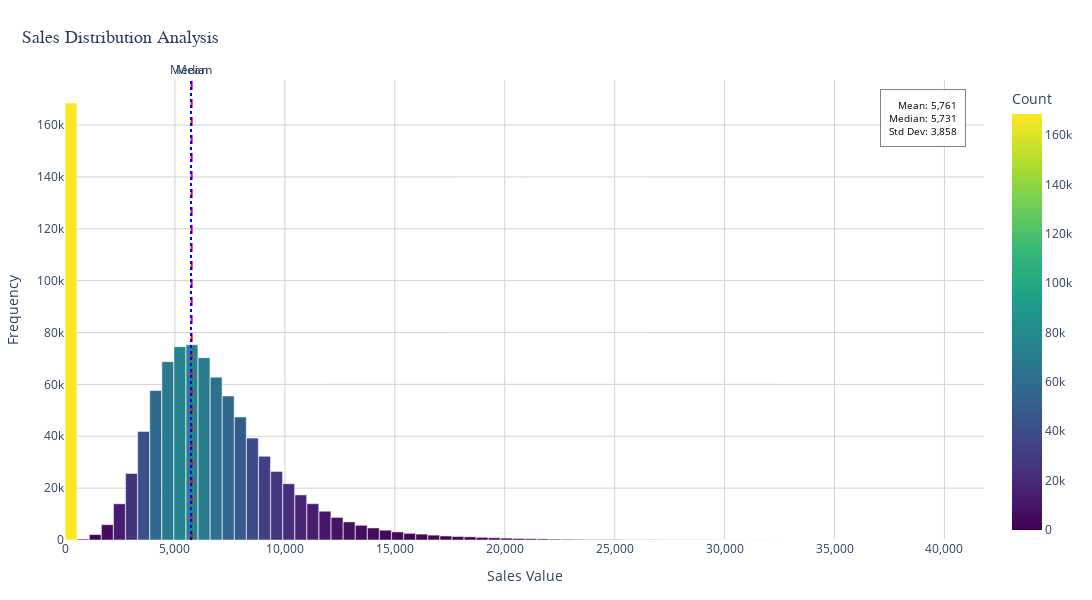

The notebook cell this image was saved under:
### Markdown cell above
### 3.4 Sales Distribution

### Code cell
# Create histogram bins more efficiently
max_sales = df_features['sales'].max()
bin_width = 550
bins = np.arange(0, max_sales + bin_width, bin_width)

# Calculate histogram
counts, bin_edges = np.histogram(df_features['sales'], bins=bins)
bin_centers = 0.5 * (bin_edges[:-1] + bin_edges[1:])

# Create improved bar chart
fig = px.bar(
    x=bin_centers, 
    y=counts,
    labels={
        'x': 'Sales Value', 
        'y': 'Frequency',
        'color': 'Count'
    },
    title='Sales Distribution',
    color=counts,  # Color gradient based on frequency
    color_continuous_scale='viridis'
)

# Enhanced styling
fig.update_layout(
    title={
        'text': 'Sales Distribution Analysis',
        'x': 0.02,
        'xanchor': 'left',
        'y': 0.95,
        'yanchor': 'top',
        'font': {'size': 18, 'family': 'Arial, sans-serif'}
    },
    xaxis_title='Sales Value',
    yaxis_title='Frequency',
    bargap=0.02,  # Minimal gap for histogram effect
    font=dict(size=12),
    plot_bgcolor='white',
    width=1300,
    height=600,
    margin=dict(t=80, b=60, l=60, r=60),
    # FIXED: Proper axis formatting for px.bar figures
    xaxis=dict(
        tickformat=',',  # Add thousands separator
        showgrid=True,
        gridwidth=1,
        gridcolor='lightgray'
    ),
    yaxis=dict(
        showgrid=True,
        gridwidth=1,
        gridcolor='lightgray'
    )
)

# Improve trace styling
fig.update_traces(
    marker_line_width=0.5,
    marker_line_color='white'
)

# Add statistical annotations
mean_sales = df_features['sales'].mean()
median_sales = df_features['sales'].median()
std_sales = df_features['sales'].std()

fig.add_annotation(
    text=f"Mean: {mean_sales:,.0f}<br>Median: {median_sales:,.0f}<br>Std Dev: {std_sales:,.0f}",
    xref="paper", yref="paper",
    x=0.98, y=0.98,
    xanchor="right", yanchor="top",
    showarrow=False,
    font=dict(size=10, color="black"),
    align="right",
    bgcolor="rgba(255,255,255,0.9)",
    bordercolor="gray",
    borderwidth=1,
    borderpad=8
)

# Add vertical lines for mean and median
fig.add_vline(
    x=mean_sales, 
    line_dash="dash", 
    line_color="red",
    annotation_text="Mean",
    annotation_position="top"
)

fig.add_vline(
    x=median_sales, 
    line_dash="dot", 
    line_color="blue",
    annotation_text="Median",
    annotation_position="top"
)

fig.show()

# Print summary statistics
print("\nSales Distribution Summary:")
print("-" * 40)
print(f"Total Records: {len(df_features):,}")
print(f"Min Sales: {df_features['sales'].min():,}")
print(f"Max Sales: {df_features['sales'].max():,}")
print(f"Mean Sales: {mean_sales:,.2f}")
print(f"Median Sales: {median_sales:,.2f}")
print(f"Standard Deviation: {std_sales:,.2f}")
print(f"Bin Width: {bin_width}")
print(f"Number of Bins: {len(counts)}")

### Figure 1 — Plotly figure (JSON) as saved in the notebook; plotly's stock layout.template omitted (floating-point values rounded to 4 significant figures)
{"data": [{"hovertemplate": "Sales Value=%{x}<br>Frequency=%{y}<br>Count=%{marker.color}<extra></extra>", "legendgroup": "", "marker": {"color": [168506, 372, 2092, 5915, 13964, 25669, 41884, 57641, 68772, 74545, 75253, 70293, 62784, 55538, 47433, 39310, 32256, 26392, 21679, 17394, 14005, 11090, 8716, 6971, 5671, 4655, 3778, 3122, 2568, 2273, 1886, 1535, 1336, 1221, 1015, 864, 718, 609, 498, 431, 337, 287, 250, 170, 133, 142, 82, 83, 95, 57, 48, 60, 45, 33, 36, 24, 21, 24, 14, 9, 6, 9, 3, 6, 3, 2, 1, 2, 2, 4, 1, 0, 0, 0, 0, 1], "coloraxis": "coloraxis", "line": {"color": "white", "width": 0.5}, "pattern": {"shape": ""}}, "name": "", "orientation": "v", "showlegend": false, "textposition": "auto", "type": "bar", "x": [275.0, 825.0, 1375.0, 1925.0, 2475.0, 3025.0, 3575.0, 4125.0, 4675.0, 5225.0, 5775.0, 6325.0, 6875.0, 7425.0, 7975.0, 8525.0, 9075.0, 9625.0, 10180.0, 10720.0, 11280.0, 11820.0, 12380.0, 12920.0, 13480.0, 14020.0, 14580.0, 15120.0, 15680.0, 16220.0, 16780.0, 17320.0, 17880.0, 18420.0, 18980.0, 19520.0, 20080.0, 20620.0, 21180.0, 21720.0, 22280.0, 22820.0, 23380.0, 23920.0, 24480.0, 25020.0, 25580.0, 26120.0, 26680.0, 27220.0, 27780.0, 28320.0, 28880.0, 29420.0, 29980.0, 30520.0, 31080.0, 31620.0, 32180.0, 32720.0, 33280.0, 33820.0, 34380.0, 34920.0, 35480.0, 36020.0, 36580.0, 37120.0, 37680.0, 38220.0, 38780.0, 39320.0, 39880.0, 40420.0, 40980.0, 41520.0], "xaxis": "x", "y": [168506, 372, 2092, 5915, 13964, 25669, 41884, 57641, 68772, 74545, 75253, 70293, 62784, 55538, 47433, 39310, 32256, 26392, 21679, 17394, 14005, 11090, 8716, 6971, 5671, 4655, 3778, 3122, 2568, 2273, 1886, 1535, 1336, 1221, 1015, 864, 718, 609, 498, 431, 337, 287, 250, 170, 133, 142, 82, 83, 95, 57, 48, 60, 45, 33, 36, 24, 21, 24, 14, 9, 6, 9, 3, 6, 3, 2, 1, 2, 2, 4, 1, 0, 0, 0, 0, 1], "yaxis": "y"}], "layout": {"annotations": [{"align": "right", "bgcolor": "rgba(255,255,255,0.9)", "bordercolor": "gray", "borderpad": 8, "borderwidth": 1, "font": {"color": "black", "size": 10}, "showarrow": false, "text": "Mean: 5,761<br>Median: 5,731<br>Std Dev: 3,858", "x": 0.98, "xanchor": "right", "xref": "paper", "y": 0.98, "yanchor": "top", "yref": "paper"}, {"showarrow": false, "text": "Mean", "x": 5761.0, "xanchor": "center", "xref": "x", "y": 1, "yanchor": "bottom", "yref": "y domain"}, {"showarrow": false, "text": "Median", "x": 5731, "xanchor": "center", "xref": "x", "y": 1, "yanchor": "bottom", "yref": "y domain"}], "bargap": 0.02, "barmode": "relative", "coloraxis": {"colorbar": {"title": {"text": "Count"}}, "colorscale": [[0, "#440154"], [0.1111, "#482878"], [0.2222, "#3e4989"], [0.3333, "#31688e"], [0.4444, "#26828e"], [0.5556, "#1f9e89"], [0.6667, "#35b779"], [0.7778, "#6ece58"], [0.8889, "#b5de2b"], [1, "#fde725"]]}, "font": {"size": 12}, "height": 600, "legend": {"tracegroupgap": 0}, "margin": {"b": 60, "l": 60, "r": 60, "t": 80}, "plot_bgcolor": "white", "shapes": [{"line": {"color": "red", "dash": "dash"}, "type": "line", "x0": 5761.0, "x1": 5761.0, "xref": "x", "y0": 0, "y1": 1, "yref": "y domain"}, {"line": {"color": "blue", "dash": "dot"}, "type": "line", "x0": 5731, "x1": 5731, "xref": "x", "y0": 0, "y1": 1, "yref": "y domain"}], "title": {"font": {"family": "Arial, sans-serif", "size": 18}, "text": "Sales Distribution Analysis", "x": 0.02, "xanchor": "left", "y": 0.95, "yanchor": "top"}, "width": 1300, "xaxis": {"anchor": "y", "domain": [0, 1], "gridcolor": "lightgray", "gridwidth": 1, "showgrid": true, "tickformat": ",", "title": {"text": "Sales Value"}}, "yaxis": {"anchor": "x", "domain": [0, 1], "gridcolor": "lightgray", "gridwidth": 1, "showgrid": true, "title": {"text": "Frequency"}}}}
